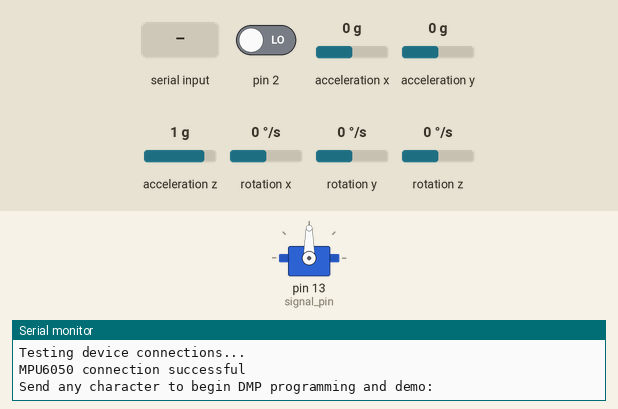
A sketch run on a simulated Arduino Uno, built with avr-gcc and run on an emulated ATmega328P. Shown: servo, the last lines printed to the serial monitor. Inputs (shaded band) come from the test bench; at power-on: acceleration y 0 g, acceleration z 1 g, pin 2 LOW, acceleration x 0 g, rotation x 0 °/s, rotation y 0 °/s, rotation z 0 °/s. The sensor or clock chip raises its interrupt line as the real part does.

Above: at 0.9 s.
1.0 s: "1" received over Serial
At 2.2 s:
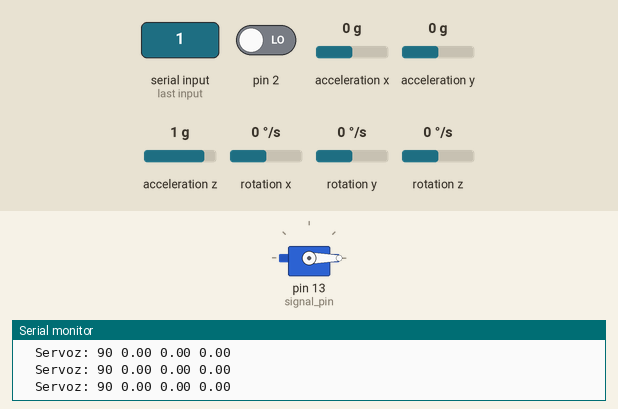
3.0 s: acceleration y set to 1.4 g
6.0 s: acceleration z set to -1.4 g
Timing chart, 0 to 9.0 s (numbered marks = the images above; inputs shaded):
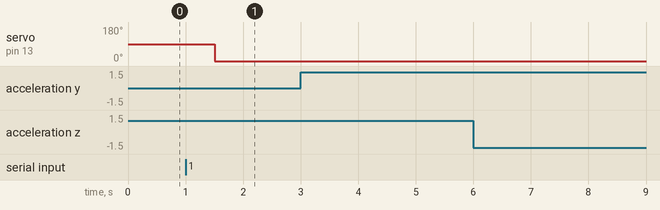

The sketch:

Accel_test_1.ino
```cpp
// ============================== Test 1 =================================
// This sketch uses the IMU to control the movement of a servo. It implements position control
// The servo simple moves at the right speed in order to get the IMU back to the correct position


#include <Servo.h>
#include "I2Cdev.h"
#include "MPU6050_6Axis_MotionApps20.h"
#if I2CDEV_IMPLEMENTATION == I2CDEV_ARDUINO_WIRE
    #include "Wire.h"
#endif


#define signal_pin 13
#define SERVO_MIN 10
#define SERVO_MAX 170

Servo servo;

bool increase = true;
int servo_angle = 0;
bool servo_written = false;
int setpoint = 90;
double pos = 0;
double pos_last = 0;
double integ = 0;
double der = 0;
double p = 1;
double i = 0.05;
double d = 10;

// MPU control/status vars
bool dmpReady = false;  // set true if DMP init was successful
uint8_t mpuIntStatus;   // holds actual interrupt status byte from MPU
uint8_t devStatus;      // return status after each device operation (0 = success, !0 = error)
uint16_t packetSize;    // expected DMP packet size (default is 42 bytes)
uint16_t fifoCount;     // count of all bytes currently in FIFO
uint8_t fifoBuffer[64]; // FIFO storage buffer

float ypr[3];           // [yaw, pitch, roll]
Quaternion q;           // [w, x, y, z]         quaternion container
VectorFloat gravity;    // [x, y, z]

MPU6050 mpu;

volatile bool mpuInterrupt = false;     // indicates whether MPU interrupt pin has gone high
void dmpDataReady() {
    mpuInterrupt = true;
}


void setup() {
  // join I2C bus (I2Cdev library doesn't do this automatically)
    #if I2CDEV_IMPLEMENTATION == I2CDEV_ARDUINO_WIRE
        Wire.begin();
        TWBR = 24; // 400kHz I2C clock (200kHz if CPU is 8MHz)
    #elif I2CDEV_IMPLEMENTATION == I2CDEV_BUILTIN_FASTWIRE
        Fastwire::setup(400, true);
    #endif

  // put your setup code here, to run once:
  Serial.begin(115200);
  servo.attach(signal_pin);
  servo.write(90);

   // initialize serial communication
    // (115200 chosen because it is required for Teapot Demo output, but it's
    // really up to you depending on your project)
    //Serial.begin(115200);
    while (!Serial); // wait for Leonardo enumeration, others continue immediately

    // NOTE: 8MHz or slower host processors, like the Teensy @ 3.3v or Ardunio
    // Pro Mini running at 3.3v, cannot handle this baud rate reliably due to
    // the baud timing being too misaligned with processor ticks. You must use
    // 38400 or slower in these cases, or use some kind of external separate
    // crystal solution for the UART timer.

    // initialize device
    Serial.println(F("Initializing I2C devices..."));
    mpu.initialize();

    // verify connection
    Serial.println(F("Testing device connections..."));
    Serial.println(mpu.testConnection() ? F("MPU6050 connection successful") : F("MPU6050 connection failed"));

    // wait for ready
    Serial.println(F("\nSend any character to begin DMP programming and demo: "));
    while (Serial.available() && Serial.read()); // empty buffer
    while (!Serial.available());                 // wait for data
    while (Serial.available() && Serial.read()); // empty buffer again

    // load and configure the DMP
    Serial.println(F("Initializing DMP..."));
    devStatus = mpu.dmpInitialize();

    // make sure it worked (returns 0 if so)
    if (devStatus == 0) {
        // turn on the DMP, now that it's ready
        Serial.println(F("Enabling DMP..."));
        mpu.setDMPEnabled(true);

        // enable Arduino interrupt detection
        Serial.println(F("Enabling interrupt detection (Arduino external interrupt 0)..."));
        attachInterrupt(0, dmpDataReady, RISING);
        mpuIntStatus = mpu.getIntStatus();

        // set our DMP Ready flag so the main loop() function knows it's okay to use it
        Serial.println(F("DMP ready! Waiting for first interrupt..."));
        dmpReady = true;

        // get expected DMP packet size for later comparison
        packetSize = mpu.dmpGetFIFOPacketSize();
    } else {
        // ERROR!
        // 1 = initial memory load failed
        // 2 = DMP configuration updates failed
        // (if it's going to break, usually the code will be 1)
        Serial.print(F("DMP Initialization failed (code "));
        Serial.print(devStatus);
        Serial.println(F(")"));
    }


}

void loop() {

    // if programming failed, don't try to do anything
    if (!dmpReady) return;

    // wait for MPU interrupt or extra packet(s) available
    while (!mpuInterrupt && fifoCount < packetSize) {
        // other program behavior stuff here
        // .
        // .
        // .
        // if you are really paranoid you can frequently test in between other
        // stuff to see if mpuInterrupt is true, and if so, "break;" from the
        // while() loop to immediately process the MPU data
        // .
        // .
        // .
        if(!servo_written) {
            servo.write(servo_angle);
        Serial.print("Wrote to Servo ");
        servo_written = true;
        }

    }
    servo_written = false;
        // reset interrupt flag and get INT_STATUS byte
    mpuInterrupt = false;
    mpuIntStatus = mpu.getIntStatus();

    // get current FIFO count
    fifoCount = mpu.getFIFOCount();

    // check for overflow (this should never happen unless our code is too inefficient)
    if ((mpuIntStatus & 0x10) || fifoCount == 1024) {
        // reset so we can continue cleanly
        mpu.resetFIFO();
        Serial.println(F("FIFO overflow!"));

    // otherwise, check for DMP data ready interrupt (this should happen frequently)
    } else if (mpuIntStatus & 0x02) {
        // wait for correct available data length, should be a VERY short wait
        while (fifoCount < packetSize) fifoCount = mpu.getFIFOCount();

        // read a packet from FIFO
        mpu.getFIFOBytes(fifoBuffer, packetSize);

        // track FIFO count here in case there is > 1 packet available
        // (this lets us immediately read more without waiting for an interrupt)
        fifoCount -= packetSize;


    /// Put Print Statement and stuff here
    // display Euler angles in degrees
            mpu.dmpGetQuaternion(&q, fifoBuffer);
            mpu.dmpGetGravity(&gravity, &q);
            mpu.dmpGetYawPitchRoll(ypr, &q, &gravity);
//            Serial.print("ypr\t");
//            Serial.print(ypr[0] * 180/M_PI);
//            Serial.print("\t");
//            Serial.print(ypr[1] * 180/M_PI);
//            Serial.print("\t");
//            Serial.print(ypr[2] * 180/M_PI);
            pos = ypr[2]*180/M_PI;
            integ += pos;
            der = pos-pos_last;
            servo_angle = setpoint+ p*pos + i*integ + d * der;
            Serial.print("\tServoz: ");
            Serial.print(servo_angle);
            Serial.print(" ");
            Serial.print(pos);
            Serial.print(" ");
            Serial.print(integ);
            Serial.print(" ");
            Serial.println(der);
            pos_last = pos;
            servo_angle = (servo_angle<SERVO_MIN) ? SERVO_MIN : servo_angle;
            servo_angle = (servo_angle>SERVO_MAX) ? SERVO_MAX : servo_angle;


    }


}
```

Measured:
- after the input at 1.0 s, servo on pin 13 (signal_pin): 90° → 0° after 0.51 s
